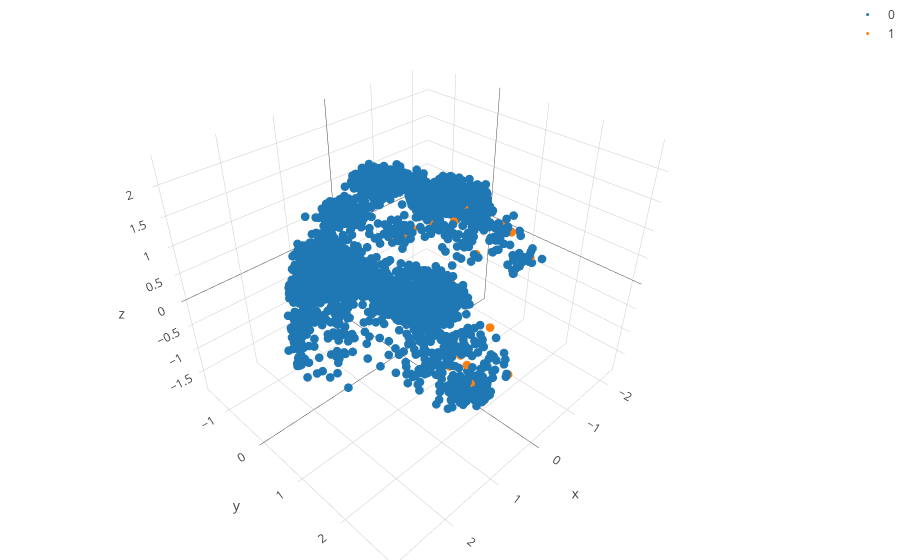

Notebook cell for this chart:
### Code cell
traces = []
for name in set(Draw_Y):
    trace = Scatter3d(
        x = DataX_Reduced[Draw_Y == name,0],
        y = DataX_Reduced[Draw_Y == name,1],
        z = DataX_Reduced[Draw_Y == name,2],
        mode = 'markers',
        name = name,
        marker = { 'size': 3},)
    traces.append(trace)
data = Data(traces)
layout = Layout(xaxis = XAxis(title = 'PC1', showline = False),
                yaxis = YAxis(title = 'PC2', showline = False),
                margin = dict(l = 0,r = 0,b = 0,t = 0))
fig = Figure(data = data,layout = layout)
py.iplot(fig,filename = 'TrainData-3d-scatter')
